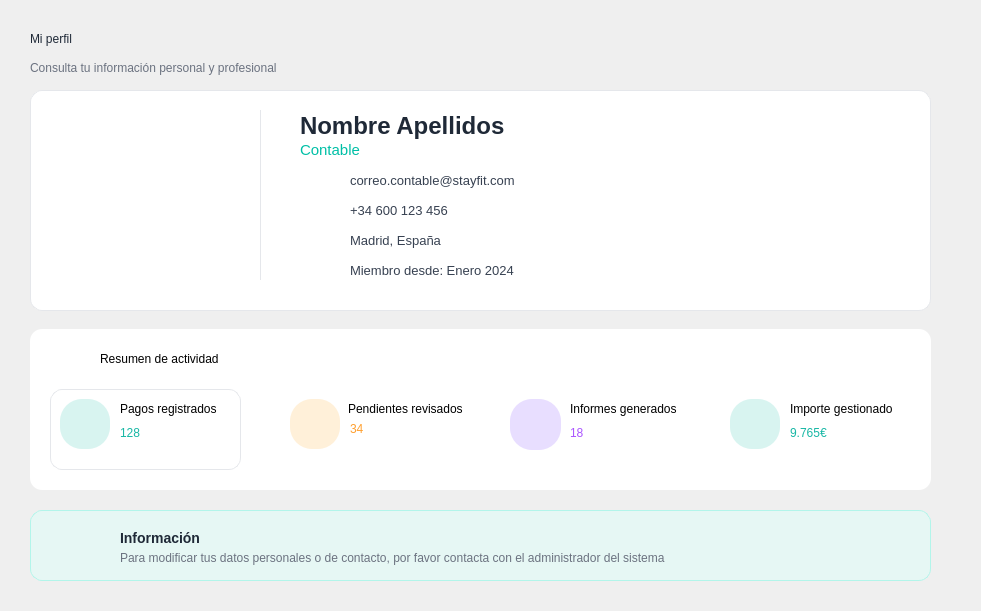
   <widget class="QFrame" name="frameContenido">
    <property name="geometry">
     <rect>
      <x>220</x>
      <y>90</y>
      <width>981</width>
      <height>611</height>
     </rect>
    </property>
    <property name="frameShape">
     <enum>QFrame::NoFrame</enum>
    </property>
    <widget class="QLabel" name="lblBienvenida">
     <property name="geometry">
      <rect>
       <x>30</x>
       <y>22</y>
       <width>300</width>
       <height>34</height>
      </rect>
     </property>
     <property name="styleSheet">
      <string notr="true">font:bold 20pt &quot;Segoe UI&quot;; color:#1F2937;</string>
     </property>
     <property name="text">
      <string>Mi perfil</string>
     </property>
    </widget>
    <widget class="QLabel" name="lblResumen">
     <property name="geometry">
      <rect>
       <x>30</x>
       <y>58</y>
       <width>470</width>
       <height>20</height>
      </rect>
     </property>
     <property name="styleSheet">
      <string notr="true">font:9pt &quot;Segoe UI&quot;; color:#6B7280;</string>
     </property>
     <property name="text">
      <string>Consulta tu información personal y profesional</string>
     </property>
    </widget>
    <widget class="QLabel" name="label_17">
     <property name="geometry">
      <rect>
       <x>280</x>
       <y>480</y>
       <width>47</width>
       <height>13</height>
      </rect>
     </property>
     <property name="text">
      <string/>
     </property>
    </widget>
    <widget class="QLabel" name="label_18">
     <property name="geometry">
      <rect>
       <x>-180</x>
       <y>0</y>
       <width>1391</width>
       <height>621</height>
      </rect>
     </property>
     <property name="styleSheet">
      <string notr="true">image:url(./src/vista/imagenes/reborde_ola.png)</string>
     </property>
     <property name="text">
      <string/>
     </property>
    </widget>
    <widget class="QLabel" name="label_13">
     <property name="geometry">
      <rect>
       <x>150</x>
       <y>25</y>
       <width>51</width>
       <height>31</height>
      </rect>
     </property>
     <property name="styleSheet">
      <string notr="true">image:url(./src/vista/imagenes/user_azul.png)</string>
     </property>
     <property name="text">
      <string/>
     </property>
    </widget>
    <widget class="QFrame" name="frame">
     <property name="geometry">
      <rect>
       <x>30</x>
       <y>329</y>
       <width>901</width>
       <height>161</height>
      </rect>
     </property>
     <property name="styleSheet">
      <string notr="true">background: #FFFFFF;border-radius: 12px;</string>
     </property>
     <property name="frameShape">
      <enum>QFrame::StyledPanel</enum>
     </property>
     <property name="frameShadow">
      <enum>QFrame::Raised</enum>
     </property>
     <widget class="QFrame" name="card2_2">
      <property name="geometry">
       <rect>
        <x>20</x>
        <y>60</y>
        <width>191</width>
        <height>81</height>
       </rect>
      </property>
      <property name="styleSheet">
       <string notr="true">#card2_2 {
    background-color: white;
    border: 1px solid #E5E7EB;
    border-radius: 12px;
}</string>
      </property>
      <widget class="QLabel" name="lblTituloproxclase_2">
       <property name="geometry">
        <rect>
         <x>70</x>
         <y>10</y>
         <width>111</width>
         <height>20</height>
        </rect>
       </property>
       <property name="styleSheet">
        <string notr="true">font:bold 9pt &quot;Segoe UI&quot;;</string>
       </property>
       <property name="text">
        <string>Pagos registrados</string>
       </property>
      </widget>
      <widget class="QLabel" name="labelNumPagosPend">
       <property name="geometry">
        <rect>
         <x>70</x>
         <y>30</y>
         <width>95</width>
         <height>28</height>
        </rect>
       </property>
       <property name="styleSheet">
        <string notr="true">font:bold 16pt &quot;Segoe UI&quot;;color: #18B7A5</string>
       </property>
       <property name="text">
        <string>128</string>
       </property>
      </widget>
      <widget class="QLabel" name="lblIconAs_2">
       <property name="geometry">
        <rect>
         <x>10</x>
         <y>10</y>
         <width>50</width>
         <height>50</height>
        </rect>
       </property>
       <property name="styleSheet">
        <string notr="true">background-color:#D8F4F0; color:#18B7A5; border-radius:22px; font:bold 20pt &quot;Segoe UI&quot;;</string>
       </property>
       <property name="text">
        <string/>
       </property>
      </widget>
      <widget class="QLabel" name="label_6">
       <property name="geometry">
        <rect>
         <x>20</x>
         <y>20</y>
         <width>31</width>
         <height>31</height>
        </rect>
       </property>
       <property name="styleSheet">
        <string notr="true">image:url(./src/vista/imagenes/cartera.png);
background: transparent;
border: None;</string>
       </property>
       <property name="text">
        <string/>
       </property>
      </widget>
     </widget>
     <widget class="QFrame" name="card2">
      <property name="geometry">
       <rect>
        <x>250</x>
        <y>60</y>
        <width>191</width>
        <height>81</height>
       </rect>
      </property>
      <widget class="QLabel" name="lblIconPago">
       <property name="geometry">
        <rect>
         <x>10</x>
         <y>10</y>
         <width>50</width>
         <height>50</height>
        </rect>
       </property>
       <property name="styleSheet">
        <string notr="true">background-color:#FFF0D9; border-radius:22px; font:16pt &quot;Segoe UI Emoji&quot;; color:#FF9F2E;</string>
       </property>
       <property name="text">
        <string/>
       </property>
      </widget>
      <widget class="QLabel" name="lblTituloproxclase">
       <property name="geometry">
        <rect>
         <x>68</x>
         <y>10</y>
         <width>121</width>
         <height>20</height>
        </rect>
       </property>
       <property name="styleSheet">
        <string notr="true">font:bold 9pt &quot;Segoe UI&quot;;</string>
       </property>
       <property name="text">
        <string>Pendientes revisados</string>
       </property>
      </widget>
      <widget class="QLabel" name="labelIngresosMes">
       <property name="geometry">
        <rect>
         <x>70</x>
         <y>30</y>
         <width>51</width>
         <height>20</height>
        </rect>
       </property>
       <property name="styleSheet">
        <string notr="true">font:bold 16pt &quot;Segoe UI&quot;; color:#FF9F2E;</string>
       </property>
       <property name="text">
        <string>34</string>
       </property>
      </widget>
      <widget class="QLabel" name="label_7">
       <property name="geometry">
        <rect>
         <x>20</x>
         <y>20</y>
         <width>31</width>
         <height>31</height>
        </rect>
       </property>
       <property name="styleSheet">
        <string notr="true">image:url(./src/vista/imagenes/lista-de-verificacion.png);
background: transparent;
border: None;</string>
       </property>
       <property name="text">
        <string/>
       </property>
      </widget>
     </widget>
     <widget class="QFrame" name="card3">
      <property name="geometry">
       <rect>
        <x>470</x>
        <y>60</y>
        <width>191</width>
        <height>81</height>
       </rect>
      </property>
      <widget class="QLabel" name="lblIconCal">
       <property name="geometry">
        <rect>
         <x>10</x>
         <y>10</y>
         <width>51</width>
         <height>51</height>
        </rect>
       </property>
       <property name="styleSheet">
        <string notr="true">background-color:#E8DEFF; border-radius:22px; font:17pt &quot;Segoe UI Emoji&quot;;</string>
       </property>
       <property name="text">
        <string/>
       </property>
      </widget>
      <widget class="QLabel" name="lblTituloasistencia">
       <property name="geometry">
        <rect>
         <x>70</x>
         <y>10</y>
         <width>111</width>
         <height>20</height>
        </rect>
       </property>
       <property name="styleSheet">
        <string notr="true">font:bold 8pt &quot;Segoe UI&quot;;</string>
       </property>
       <property name="text">
        <string>Informes generados</string>
       </property>
      </widget>
      <widget class="QLabel" name="labelNumTarifas">
       <property name="geometry">
        <rect>
         <x>70</x>
         <y>30</y>
         <width>51</width>
         <height>28</height>
        </rect>
       </property>
       <property name="styleSheet">
        <string notr="true">font:bold 16pt &quot;Segoe UI&quot;;color: rgb(170, 85, 255)</string>
       </property>
       <property name="text">
        <string>18</string>
       </property>
      </widget>
      <widget class="QLabel" name="label_9">
       <property name="geometry">
        <rect>
         <x>20</x>
         <y>20</y>
         <width>31</width>
         <height>31</height>
        </rect>
       </property>
       <property name="styleSheet">
        <string notr="true">image: url(./src/vista/imagenes/informe-de-negocio.png);
background: transparent;
border: None;</string>
       </property>
       <property name="text">
        <string/>
       </property>
      </widget>
     </widget>
     <widget class="QFrame" name="card4">
      <property name="geometry">
       <rect>
        <x>690</x>
        <y>60</y>
        <width>191</width>
        <height>81</height>
       </rect>
      </property>
      <widget class="QLabel" name="lblIconAs">
       <property name="geometry">
        <rect>
         <x>10</x>
         <y>10</y>
         <width>50</width>
         <height>50</height>
        </rect>
       </property>
       <property name="styleSheet">
        <string notr="true">background-color:#D8F4F0; color:#18B7A5; border-radius:22px; font:bold 20pt &quot;Segoe UI&quot;;</string>
       </property>
       <property name="text">
        <string/>
       </property>
      </widget>
      <widget class="QLabel" name="lblTituloocupacion">
       <property name="geometry">
        <rect>
         <x>70</x>
         <y>10</y>
         <width>111</width>
         <height>20</height>
        </rect>
       </property>
       <property name="styleSheet">
        <string notr="true">font:bold 9pt &quot;Segoe UI&quot;;</string>
       </property>
       <property name="text">
        <string>Importe gestionado</string>
       </property>
      </widget>
      <widget class="QLabel" name="lblInformesGen">
       <property name="geometry">
        <rect>
         <x>70</x>
         <y>30</y>
         <width>101</width>
         <height>28</height>
        </rect>
       </property>
       <property name="styleSheet">
        <string notr="true">font:bold 18pt &quot;Segoe UI&quot;; color:#18B7A5;</string>
       </property>
       <property name="text">
        <string>9.765€</string>
       </property>
      </widget>
      <widget class="QLabel" name="label_14">
       <property name="geometry">
        <rect>
         <x>20</x>
         <y>20</y>
         <width>31</width>
         <height>31</height>
        </rect>
       </property>
       <property name="styleSheet">
        <string notr="true">image:url(./src/vista/imagenes/euro.png);
background: transparent;
border: None;</string>
       </property>
       <property name="text">
        <string/>
       </property>
      </widget>
     </widget>
     <widget class="QLabel" name="label_5">
      <property name="geometry">
       <rect>
        <x>20</x>
        <y>20</y>
        <width>41</width>
        <height>21</height>
       </rect>
      </property>
      <property name="styleSheet">
       <string notr="true">image:url(./src/vista/imagenes/resumen.png)</string>
      </property>
      <property name="text">
       <string/>
      </property>
     </widget>
     <widget class="QLabel" name="lblTituloproxclase_3">
      <property name="geometry">
       <rect>
        <x>70</x>
        <y>20</y>
        <width>141</width>
        <height>20</height>
       </rect>
      </property>
      <property name="styleSheet">
       <string notr="true">font:bold 9pt &quot;Segoe UI&quot;;</string>
      </property>
      <property name="text">
       <string>Resumen de actividad</string>
      </property>
     </widget>
    </widget>
    <widget class="QFrame" name="frame_2">
     <property name="geometry">
      <rect>
       <x>30</x>
       <y>90</y>
       <width>901</width>
       <height>221</height>
      </rect>
     </property>
     <property name="styleSheet">
      <string notr="true">QFrame {
    background-color: white;
    border: 1px solid #E5E7EB;
    border-radius: 12px;
}</string>
     </property>
     <property name="frameShape">
      <enum>QFrame::StyledPanel</enum>
     </property>
     <property name="frameShadow">
      <enum>QFrame::Raised</enum>
     </property>
     <widget class="QLabel" name="label_2">
      <property name="geometry">
       <rect>
        <x>20</x>
        <y>20</y>
        <width>191</width>
        <height>171</height>
       </rect>
      </property>
      <property name="styleSheet">
       <string notr="true">image: url(./src/vista/imagenes/contable_chico.png);
background: transparent;
border: None;</string>
      </property>
      <property name="text">
       <string/>
      </property>
     </widget>
     <widget class="Line" name="line">
      <property name="geometry">
       <rect>
        <x>230</x>
        <y>20</y>
        <width>1</width>
        <height>170</height>
       </rect>
      </property>
      <property name="styleSheet">
       <string notr="true">QFrame {
    background-color: #E5E7EB;
    border: none;
}</string>
      </property>
      <property name="orientation">
       <enum>Qt::Vertical</enum>
      </property>
     </widget>
     <widget class="QLabel" name="label_15">
      <property name="geometry">
       <rect>
        <x>270</x>
        <y>50</y>
        <width>171</width>
        <height>21</height>
       </rect>
      </property>
      <property name="styleSheet">
       <string notr="true">QLabel {
    background: transparent;
    border: none;
    color: #00BFA6;
    font-size: 14px;
    font-weight: bold;
}</string>
      </property>
      <property name="text">
       <string>&lt;html&gt;&lt;head/&gt;&lt;body&gt;&lt;p&gt;&lt;span style=&quot; font-size:11pt; font-weight:400;&quot;&gt;Contable&lt;/span&gt;&lt;/p&gt;&lt;/body&gt;&lt;/html&gt;</string>
      </property>
     </widget>
     <widget class="QLabel" name="label_Nombre">
      <property name="geometry">
       <rect>
        <x>270</x>
        <y>20</y>
        <width>221</width>
        <height>31</height>
       </rect>
      </property>
      <property name="styleSheet">
       <string notr="true">QLabel {
    background: transparent;
    border: none;
    color: #1F2937;
    font-size: 24px;
    font-weight: bold;
}</string>
      </property>
      <property name="text">
       <string>Nombre Apellidos</string>
      </property>
     </widget>
     <widget class="QLabel" name="label_16">
      <property name="geometry">
       <rect>
        <x>320</x>
        <y>80</y>
        <width>201</width>
        <height>21</height>
       </rect>
      </property>
      <property name="styleSheet">
       <string notr="true">QLabel {
    background: transparent;
    border: none;
    color: #374151;
    font-size: 13px;
}</string>
      </property>
      <property name="text">
       <string>correo.contable@stayfit.com</string>
      </property>
     </widget>
     <widget class="QLabel" name="label_19">
      <property name="geometry">
       <rect>
        <x>320</x>
        <y>110</y>
        <width>201</width>
        <height>21</height>
       </rect>
      </property>
      <property name="styleSheet">
       <string notr="true">QLabel {
    background: transparent;
    border: none;
    color: #374151;
    font-size: 13px;
}</string>
      </property>
      <property name="text">
       <string>+34 600 123 456</string>
      </property>
     </widget>
     <widget class="QLabel" name="label_20">
      <property name="geometry">
       <rect>
        <x>320</x>
        <y>140</y>
        <width>201</width>
        <height>21</height>
       </rect>
      </property>
      <property name="styleSheet">
       <string notr="true">QLabel {
    background: transparent;
    border: none;
    color: #374151;
    font-size: 13px;
}</string>
      </property>
      <property name="text">
       <string>Madrid, España</string>
      </property>
     </widget>
     <widget class="QLabel" name="label_21">
      <property name="geometry">
       <rect>
        <x>320</x>
        <y>170</y>
        <width>201</width>
        <height>21</height>
       </rect>
      </property>
      <property name="styleSheet">
       <string notr="true">QLabel {
    background: transparent;
    border: none;
    color: #374151;
    font-size: 13px;
}</string>
      </property>
      <property name="text">
       <string>Miembro desde: Enero 2024</string>
      </property>
     </widget>
     <widget class="QLabel" name="label_22">
      <property name="geometry">
       <rect>
        <x>270</x>
        <y>80</y>
        <width>41</width>
        <height>21</height>
       </rect>
      </property>
      <property name="styleSheet">
       <string notr="true">image: url(./src/vista/imagenes/correo-electronico.png);
background: transparent;
border: None;</string>
      </property>
      <property name="text">
       <string/>
      </property>
     </widget>
     <widget class="QLabel" name="label_23">
      <property name="geometry">
       <rect>
        <x>270</x>
        <y>110</y>
        <width>41</width>
        <height>21</height>
       </rect>
      </property>
      <property name="styleSheet">
       <string notr="true">image: url(./src/vista/imagenes/telefono.png);
background: transparent;
border: None;</string>
      </property>
      <property name="text">
       <string/>
      </property>
     </widget>
     <widget class="QLabel" name="label_24">
      <property name="geometry">
       <rect>
        <x>270</x>
        <y>140</y>
        <width>41</width>
        <height>21</height>
       </rect>
      </property>
      <property name="styleSheet">
       <string notr="true">image:url(./src/vista/imagenes/marcador-de-posicion.png);
background: transparent;
border: None;</string>
      </property>
      <property name="text">
       <string/>
      </property>
     </widget>
     <widget class="QLabel" name="label_27">
      <property name="geometry">
       <rect>
        <x>270</x>
        <y>170</y>
        <width>41</width>
        <height>21</height>
       </rect>
      </property>
      <property name="styleSheet">
       <string notr="true">image: url(./src/vista/imagenes/calendario_miembro.png);
background: transparent;
border: None;</string>
      </property>
      <property name="text">
       <string/>
      </property>
     </widget>
    </widget>
    <widget class="QFrame" name="frameAvisoPerfil_2">
     <property name="geometry">
      <rect>
       <x>30</x>
       <y>510</y>
       <width>901</width>
       <height>71</height>
      </rect>
     </property>
     <property name="styleSheet">
      <string notr="true">#frameAvisoPerfil_2{
    background-color: #E6F7F4;
    border: 1px solid #B2F5EA;
    border-radius: 12px;
}</string>
     </property>
     <property name="frameShape">
      <enum>QFrame::StyledPanel</enum>
     </property>
     <property name="frameShadow">
      <enum>QFrame::Raised</enum>
     </property>
     <widget class="QLabel" name="label_37">
      <property name="geometry">
       <rect>
        <x>90</x>
        <y>20</y>
        <width>171</width>
        <height>16</height>
       </rect>
      </property>
      <property name="styleSheet">
       <string notr="true">QLabel {
    background: transparent;
    border: none;
    color: #1F2937;
    font-size: 14px;
    font-weight: bold;
}</string>
      </property>
      <property name="text">
       <string>Información</string>
      </property>
     </widget>
     <widget class="QLabel" name="label_38">
      <property name="geometry">
       <rect>
        <x>90</x>
        <y>40</y>
        <width>551</width>
        <height>16</height>
       </rect>
      </property>
      <property name="styleSheet">
       <string notr="true">QLabel {
    background: transparent;
    border: none;
    color: #6B7280;
    font-size: 12px;
}</string>
      </property>
      <property name="text">
       <string>Para modificar tus datos personales o de contacto, por favor contacta con el administrador del sistema</string>
      </property>
     </widget>
     <widget class="QLabel" name="label_39">
      <property name="geometry">
       <rect>
        <x>20</x>
        <y>20</y>
        <width>51</width>
        <height>31</height>
       </rect>
      </property>
      <property name="styleSheet">
       <string notr="true">image:url(./src/vista/imagenes/informacion.png)</string>
      </property>
      <property name="text">
       <string/>
      </property>
     </widget>
    </widget>
    <zorder>label_18</zorder>
    <zorder>lblBienvenida</zorder>
    <zorder>lblResumen</zorder>
    <zorder>label_17</zorder>
    <zorder>label_13</zorder>
    <zorder>frame</zorder>
    <zorder>frame_2</zorder>
    <zorder>frameAvisoPerfil_2</zorder>
   </widget>
